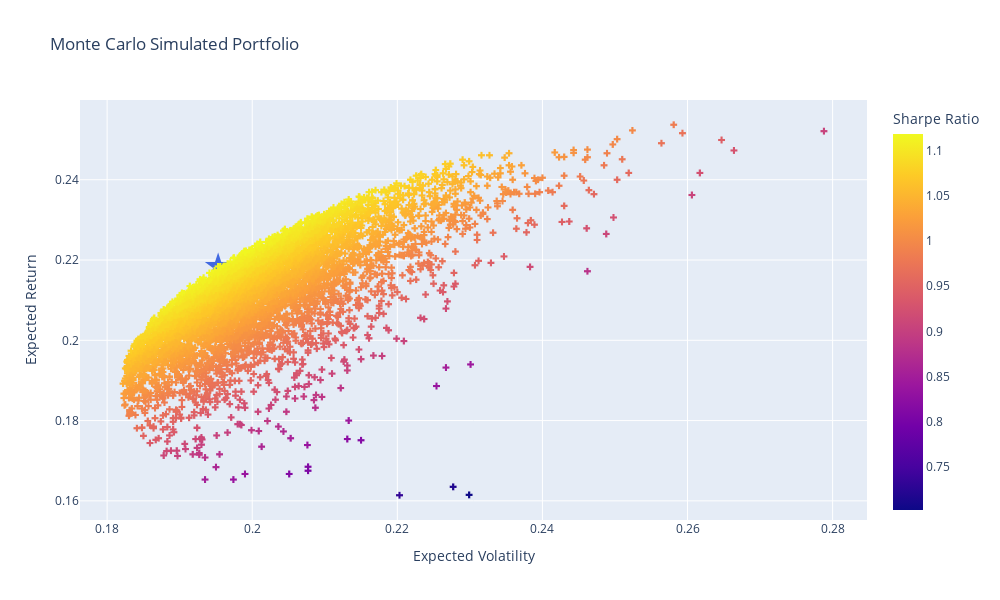

The notebook cell this image was saved under:
### Code cell
fig = px.scatter(
    temp, x='port_vols', y='port_rets', color='sharpe_ratio', 
    labels={'port_vols': 'Expected Volatility', 'port_rets': 'Expected Return','sharpe_ratio': 'Sharpe Ratio'},
    title="Monte Carlo Simulated Portfolio"
     ).update_traces(mode='markers', marker=dict(symbol='cross'))

# Plot max sharpe 
fig.add_scatter(
    mode='markers', 
    x=[temp.iloc[temp.sharpe_ratio.idxmax()]['port_vols']], 
    y=[temp.iloc[temp.sharpe_ratio.idxmax()]['port_rets']], 
    marker=dict(color='RoyalBlue', size=20, symbol='star'),
    name = 'Max Sharpe'
).update(layout_showlegend=False)

# Show spikes
fig.update_xaxes(showspikes=True)
fig.update_yaxes(showspikes=True)
fig.show()

### Figure 1 — Plotly figure (JSON) as saved in the notebook; plotly's stock layout.template omitted (floating-point values rounded to 4 significant figures; data arrays with more than 128 entries replaced by an {"elided": "..."} marker saying what was removed)
{"data": [{"hovertemplate": "Expected Volatility=%{x}<br>Expected Return=%{y}<br>Sharpe Ratio=%{marker.color}<extra></extra>", "legendgroup": "", "marker": {"color": {"elided": "5000 float values"}, "coloraxis": "coloraxis", "symbol": "cross"}, "mode": "markers", "name": "", "showlegend": false, "type": "scattergl", "x": {"elided": "5000 float values"}, "xaxis": "x", "y": {"elided": "5000 float values"}, "yaxis": "y"}, {"marker": {"color": "RoyalBlue", "size": 20, "symbol": "star"}, "mode": "markers", "name": "Max Sharpe", "type": "scatter", "x": [0.1953], "y": [0.2184]}], "layout": {"coloraxis": {"colorbar": {"title": {"text": "Sharpe Ratio"}}, "colorscale": [[0, "#0d0887"], [0.1111, "#46039f"], [0.2222, "#7201a8"], [0.3333, "#9c179e"], [0.4444, "#bd3786"], [0.5556, "#d8576b"], [0.6667, "#ed7953"], [0.7778, "#fb9f3a"], [0.8889, "#fdca26"], [1, "#f0f921"]]}, "height": 600, "legend": {"tracegroupgap": 0}, "showlegend": false, "title": {"text": "Monte Carlo Simulated Portfolio"}, "width": 1000, "xaxis": {"anchor": "y", "domain": [0, 1], "showspikes": true, "title": {"text": "Expected Volatility"}}, "yaxis": {"anchor": "x", "domain": [0, 1], "showspikes": true, "title": {"text": "Expected Return"}}}}
